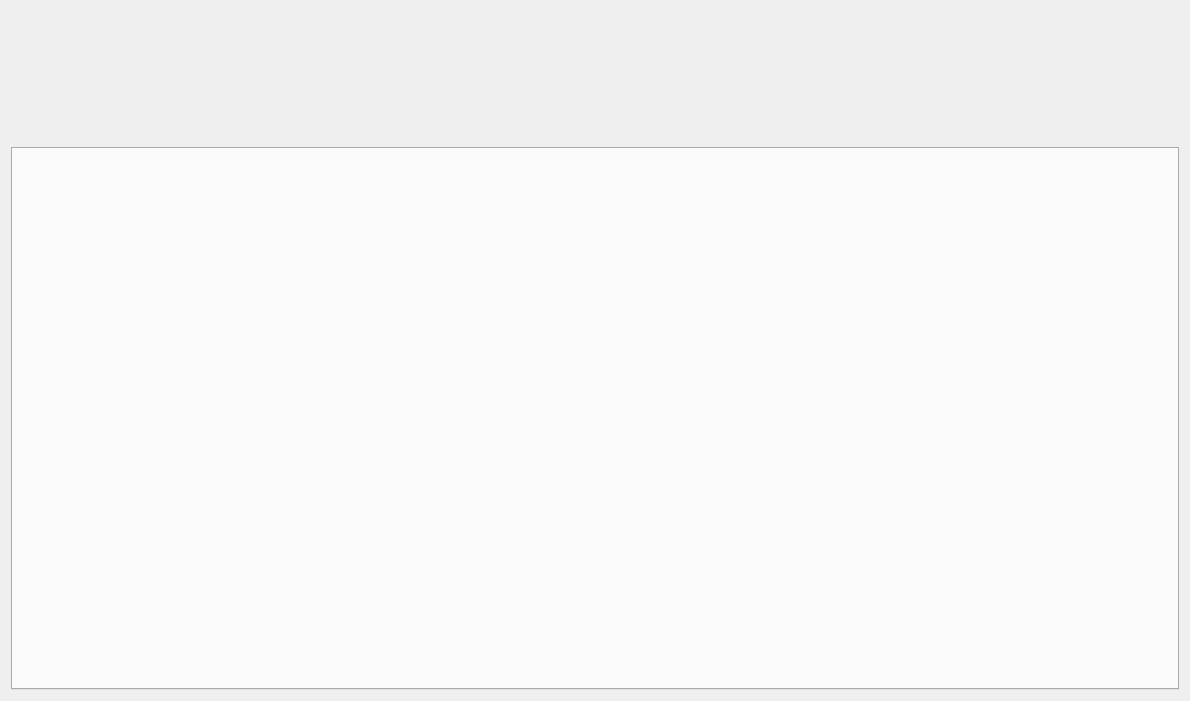
<?xml version="1.0" encoding="UTF-8"?>
<ui version="4.0">
 <class>ToolBarHomeWidget</class>
 <widget class="QWidget" name="ToolBarHomeWidget">
  <property name="geometry">
   <rect>
    <x>0</x>
    <y>0</y>
    <width>1190</width>
    <height>701</height>
   </rect>
  </property>
  <property name="windowTitle">
   <string>Form</string>
  </property>
  <property name="styleSheet">
   <string notr="true">#CentralMainWindowHomeWidget {
	background-color: rgba(#fff, 0.5);
}</string>
  </property>
  <layout class="QVBoxLayout" name="verticalLayout_2">
   <item>
    <layout class="QHBoxLayout" name="horizontalLayout_2">
     <item>
      <layout class="QVBoxLayout" name="verticalLayout_PowerProfiles"/>
     </item>
     <item>
      <layout class="QVBoxLayout" name="verticalLayout" stretch="20,80">
       <property name="sizeConstraint">
        <enum>QLayout::SizeConstraint::SetDefaultConstraint</enum>
       </property>
       <item>
        <layout class="QHBoxLayout" name="horizontalLayout_HWMonitoring">
         <property name="sizeConstraint">
          <enum>QLayout::SizeConstraint::SetMaximumSize</enum>
         </property>
        </layout>
       </item>
       <item>
        <widget class="QTabWidget" name="tabWidget_Controls">
         <property name="styleSheet">
          <string notr="true">#tabWidget_Controls  {
		background-color: rgba(#fff, 0.5);
}</string>
         </property>
         <property name="tabShape">
          <enum>QTabWidget::TabShape::Rounded</enum>
         </property>
         <property name="currentIndex">
          <number>-1</number>
         </property>
         <property name="usesScrollButtons">
          <bool>true</bool>
         </property>
         <property name="documentMode">
          <bool>false</bool>
         </property>
         <property name="tabsClosable">
          <bool>false</bool>
         </property>
         <property name="tabBarAutoHide">
          <bool>false</bool>
         </property>
        </widget>
       </item>
      </layout>
     </item>
    </layout>
   </item>
  </layout>
 </widget>
 <resources/>
 <connections/>
</ui>
